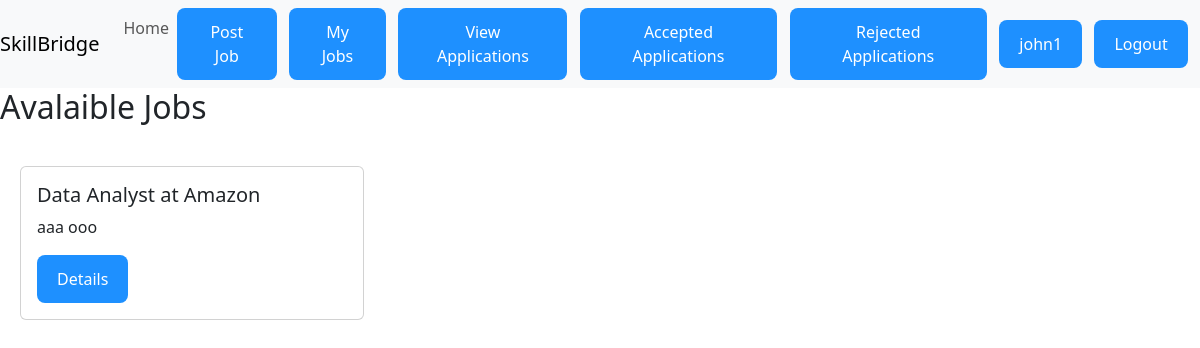
The page /jobs/list/ (signed in) on the database its author committed.
### accounts/models.py (models this page shows, shortened)
class User(AbstractUser):
    name = models.CharField(max_length=70)
    contact = models.CharField(max_length=15)
    user_type = models.CharField(max_length=1,choices = (
        ('E',"Employeer"),
        ('J',"Job-Seeker"),
    ))
    profession = models.CharField(max_length=50)
    profile_photo = models.ImageField(upload_to='pfps/', height_field=None, width_field=None, max_length=None,null=True,blank=True)
    resume = models.FileField(upload_to='resumes/', max_length=100,null=True,blank=True)
    industry =  models.CharField(max_length=50 , null=True, blank = True, choices=(
        ('healthcare', 'Healthcare & Medical'),
        ('it', 'Information Technology & Software'),
        ('education', 'Education & Training'),
        ('finance', 'Finance & Accounting'),
        ('sales', 'Sales & Marketing'),
        ('engineering', 'Engineering & Manufacturing'),
        ('hospitality', 'Hospitality & Tourism'),
        ('transport', 'Transportation & Logistics'),
        ('legal', 'Legal & Compliance'),
        ('arts', 'Arts, Media & Design'),
        ('other','Other')
        ))

class Company(models.Model):
    employer =models.ForeignKey(User,on_delete=models.CASCADE)
    company_logo = models.ImageField(upload_to='logos/', height_field=None, width_field=None, max_length=None,null=True,blank=True)
    company_name = models.CharField(max_length=22,null=True,blank=True)
    company_web = models.URLField(max_length=200,null=True,blank=True)
    company_description = models.TextField(null=True,blank=True)
    company_industry =  models.CharField(max_length=50 , null=True, blank = True, choices=(
        ('healthcare', 'Healthcare & Medical'),
        ('it', 'Information Technology & Software'),
        ('education', 'Education & Training'),
        ('finance', 'Finance & Accounting'),
        ('sales', 'Sales & Marketing'),
        ('engineering', 'Engineering & Manufacturing'),
        ('hospitality', 'Hospitality & Tourism'),
        ('transport', 'Transportation & Logistics'),
        ('legal', 'Legal & Compliance'),
        ('arts', 'Arts, Media & Design'),
        ('other','Other')
        ))

### jobs/models.py (models this page shows, shortened)
class JobPost(models.Model):
    employer = models.ForeignKey("accounts.User", on_delete=models.CASCADE)
    company = models.ForeignKey('accounts.Company', on_delete=models.CASCADE)
    job_title = models.CharField(max_length=100)
    job_description = models.TextField()
    location = models.CharField(max_length=100)
    salary = models.CharField(max_length=50)
    job_type = models.CharField(max_length=50, choices=(
        ('Full-Time', 'Full-Time'),
        ('Part-Time', 'Part-Time'),
        ('Other', 'Other'),
    ))
    job_category = models.CharField(max_length=50 ,default = "other", choices=(
        ('healthcare', 'Healthcare & Medical'),
        ('it', 'Information Technology & Software'),
        ('education', 'Education & Training'),
        ('finance', 'Finance & Accounting'),
        ('sales', 'Sales & Marketing'),
        ('engineering', 'Engineering & Manufacturing'),
        ('hospitality', 'Hospitality & Tourism'),
        ('transport', 'Transportation & Logistics'),
        ('legal', 'Legal & Compliance'),
        ('arts', 'Arts, Media & Design'),
        ('other','Other')
        ))
    posted_on = models.DateTimeField(auto_now_add=True)
    deadline = models.DateField(auto_now=False, auto_now_add=False,default='YYYY-MM-DD')

### jobs/views.py (the view)
# urls.py: path('list/',views.AllJobs,name="job_list"),
def AllJobs(request):
     jobs = JobPost.objects.all()
     return render(request,'jobs/job_list.html',{'jobs':jobs})

### jobs/templates/jobs/job_list.html
{% extends "base.html" %}
{% block main %}
<h2>Avalaible Jobs</h2>
<div class="row">
    {% for job in jobs %}
  <div class="col-sm-4" style="padding: 16px;justify-content: space-around;">
      <div class="card" style="margin: 16px;">
      <div class="card-body">
        <h5 class="card-title">{{job.job_title}} at {{job.company.company_name}}</h5>
        <p class="card-text">{{job.job_description}}</p>
        <a href="{% url 'job_details' job.id %}" class="btn btn-primary">Details</a>
      </div>
    </div>
</div>
{% empty %}
<h4>Sorry, there are no jobs avalaible in </h4>
{% endfor %}
</div>
{% endblock main %}

### templates/base.html (shortened to what this page needs)
<!doctype html>
<html lang="en">
    <head>
        <link
            href="https://cdn.jsdelivr.net/npm/bootstrap@5.3.2/dist/css/bootstrap.min.css"
            rel="stylesheet"
        />
    </head>
    <body>
        <header>
             <nav class="navbar navbar-expand-md navbar-light bg-light">
                <a class="navbar-brand" href="#">SkillBridge</a>
                <div class="collapse navbar-collapse" id="collapsibleNavId">
                    <ul class="navbar-nav mr-auto mt-2 mt-lg-0">
                        {% if request.user.is_authenticated %}
                        <li class="nav-item active">
                            <a class="nav-link" href="{%   url "home" %}">Home </a>
                        </li>
                        {% endif %}
                        {% if request.user.user_type == 'E' %}
                        <li class="nav-item">
                             <a class="btn btn-primary" href="{% url 'post_job'%}"> Post Job </a>
                        </li>
                        {% endif %}
                        {% if request.user.user_type == 'E' %}
                        <li class="nav-item">
                            <a class="btn btn-primary" href="{% url 'my_jobs' request.user.id %}"> My Jobs </a>
                        </li>
                        <li class="nav-item">
                            <a class="btn btn-primary" href="{% url 'applications' %}"> View Applications </a>
                        </li>
                        <li class="nav-item">
                            <a class="btn btn-primary" href="{% url 'accepted_applications' %}"> Accepted Applications </a>
                        </li>
                        <li class="nav-item">
                            <a class="btn btn-primary" href="{% url 'rejected_applications' %}"> Rejected Applications </a>
                        </li>
                        {% endif %}
                        </ul>
                    </div>
                                {% if request.user.is_authenticated%}
                                    <a href="{% url "profile" request.user.id %}" class="btn btn-primary">{{request.user.username}}</a>
                                    <a class="btn btn-warning" href="{% url "logout" %}">Logout</a>
                                {% endif %}
             </nav>
        </header>
        <main>
            {% block main %}
            {% endblock main %}
        </main>
    </body>
</html>

### templates/base.html (style rules this page uses)
.btn { background: #1E90FF; color: #FFFFFF; padding: 12px 20px; border: none; border-radius: 8px; max-width:200px; }

### rows shown on the page
User: user.username "john1"
JobPost: job_title "Data Analyst", company.company_name "Amazon", job_description "aaa ooo"
